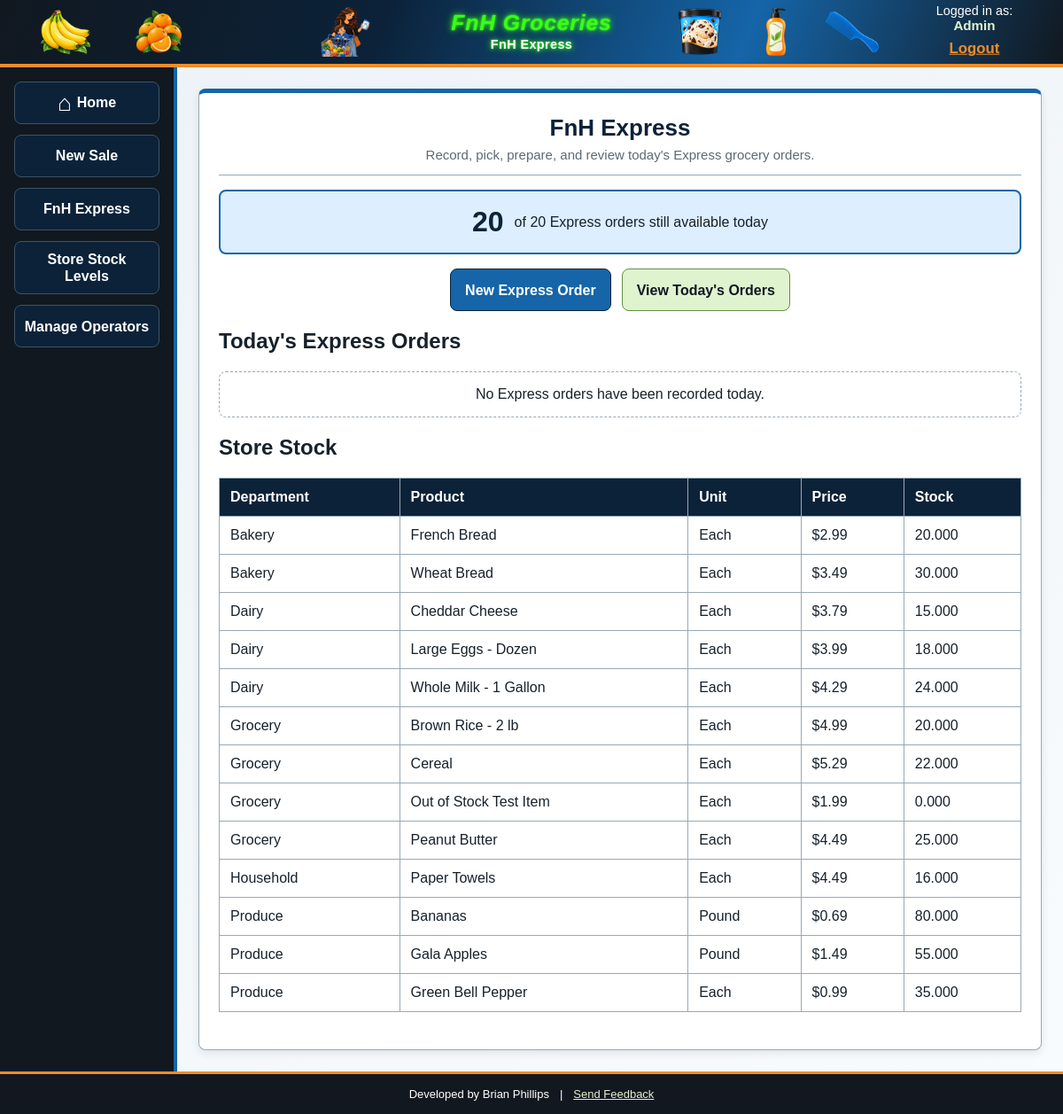
Page /express/index.php (signed in) on the committed database.
### tables this page shows
CREATE TABLE department (
	DepartmentID int NOT NULL AUTO_INCREMENT PRIMARY KEY,
	CategoryID int NOT NULL,
	DepartmentName varchar(80) NOT NULL,
	Description varchar(255) DEFAULT NULL,
	UNIQUE (CategoryID, DepartmentName),
	FOREIGN KEY (CategoryID) REFERENCES category(CategoryID)
);

### includes/access_control.php (called while the page is built, shortened)
<?php
function escapeOutput($value)
{
    return htmlspecialchars(
        (string) $value,
        ENT_QUOTES,
        'UTF-8'
    );
}

### express/index.php (the view, shortened to what this page needs)
<?php
require_once __DIR__ . '/../includes/access_control.php';
$databaseConnection = connectDatabase();
$capacityStatement = $databaseConnection->prepare('CALL sp_get_express_capacity(?)');
$capacityStatement->execute([(int) $_SESSION['store_id']]);
$capacity = $capacityStatement->fetch();
$ordersStatement = $databaseConnection->prepare(
    'SELECT *
     FROM vw_express_orders
     WHERE StoreID = ?
       AND DATE(OrderPlacedDateTime) = CURDATE()
     ORDER BY OrderPlacedDateTime DESC'
);
$ordersStatement->execute([(int) $_SESSION['store_id']]);
$orders = $ordersStatement->fetchAll();
$stockStatement = $databaseConnection->prepare(
    'SELECT *
     FROM vw_store_stock
     WHERE StoreID = ?
     ORDER BY DepartmentName, ProductName'
);
$stockStatement->execute([(int) $_SESSION['store_id']]);
$stockRows = $stockStatement->fetchAll();
require __DIR__ . '/../includes/header.php';
?>
<section class="content-panel express-panel">
    <div class="page-intro">
        <h1>FnH Express</h1>
        <p>Record, pick, prepare, and review today&apos;s Express grocery orders.</p>
    </div>
    <div class="express-capacity">
        <strong><?= escapeOutput($capacity['OrdersRemaining'] ?? 0) ?></strong>
        <span>of <?= escapeOutput($capacity['DailyCapacity'] ?? 20) ?> Express orders still available today</span>
    </div>
    <div class="express-actions">
        <?php if ((int) ($capacity['OrdersRemaining'] ?? 0) > 0): ?>
            <a class="button button-primary" href="<?= APPLICATION_URL ?>/express/new.php">New Express Order</a>
        <?php else: ?>
            <span class="button button-disabled" aria-disabled="true">Daily Capacity Full</span>
        <?php endif; ?>
        <a class="button button-secondary" href="<?= APPLICATION_URL ?>/express/orders.php">View Today&apos;s Orders</a>
    </div>
    <h2>Today&apos;s Express Orders</h2>
    <?php if (!$orders): ?>
        <p class="express-empty">No Express orders have been recorded today.</p>
    <?php endif; ?>
    <h2>Store Stock</h2>
    <div class="express-table-container">
        <table class="express-table">
            <thead>
                <tr>
                    <th>Department</th>
                    <th>Product</th>
                    <th>Unit</th>
                    <th>Price</th>
                    <th>Stock</th>
                </tr>
            </thead>
            <tbody>
                <?php foreach ($stockRows as $stock): ?>
                    <tr>
                        <td><?= escapeOutput($stock['DepartmentName']) ?></td>
                        <td><?= escapeOutput($stock['ProductName']) ?></td>
                        <td><?= escapeOutput($stock['UnitType']) ?></td>
                        <td>$<?= number_format((float) $stock['RetailPrice'], 2) ?></td>
                        <td><?= escapeOutput($stock['StockQuantity']) ?></td>
                    </tr>
                <?php endforeach; ?>
            </tbody>
        </table>
    </div>
</section>
<?php require __DIR__ . '/../includes/footer.php'; ?>

### rows in the picture
department: DepartmentName "Bakery", ProductName "French Bread", UnitType "Each", RetailPrice "2.99", StockQuantity "20.000", ProductName "Wheat Bread", RetailPrice "3.49", StockQuantity "30.000"
department: DepartmentName "Dairy", ProductName "Cheddar Cheese", UnitType "Each", RetailPrice "3.79", StockQuantity "15.000", ProductName "Large Eggs - Dozen", RetailPrice "3.99", StockQuantity "18.000", ProductName "Whole Milk - 1 Gallon", RetailPrice "4.29", StockQuantity "24.000"
department: DepartmentName "Grocery", ProductName "Brown Rice - 2 lb", UnitType "Each", RetailPrice "4.99", StockQuantity "20.000", ProductName "Cereal", RetailPrice "5.29", StockQuantity "22.000", ProductName "Out of Stock Test Item", RetailPrice "1.99", StockQuantity "0.000", ProductName "Peanut Butter", RetailPrice "4.49", StockQuantity "25.000"
department: DepartmentName "Household", ProductName "Paper Towels", UnitType "Each", RetailPrice "4.49", StockQuantity "16.000"
department: DepartmentName "Produce", ProductName "Bananas", UnitType "Pound", RetailPrice "0.69", StockQuantity "80.000", ProductName "Gala Apples", RetailPrice "1.49", StockQuantity "55.000", ProductName "Green Bell Pepper", UnitType "Each", RetailPrice "0.99", StockQuantity "35.000"

### other values in the picture
escapeOutput($headerPageTitle) "FnH Express"
escapeOutput($headerUsername) "Admin"
escapeOutput($saleNavigationLabel) "New Sale"
escapeOutput($capacity['OrdersRemaining'] ?? 0) "20"
escapeOutput($capacity['DailyCapacity'] ?? 20) "20"
escapeOutput(DEVELOPER_NAME) "Brian Phillips"
